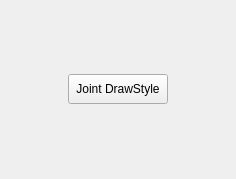
<?xml version="1.0" encoding="UTF-8"?>
<ui version="4.0">
 <class>Form</class>
 <widget class="QWidget" name="Form">
  <property name="geometry">
   <rect>
    <x>0</x>
    <y>0</y>
    <width>236</width>
    <height>179</height>
   </rect>
  </property>
  <property name="windowTitle">
   <string>Form</string>
  </property>
  <layout class="QVBoxLayout" name="verticalLayout">
   <item>
    <layout class="QHBoxLayout" name="horizontalLayout">
     <item>
      <widget class="QPushButton" name="ChangeJointdrawStyle">
       <property name="maximumSize">
        <size>
         <width>100</width>
         <height>30</height>
        </size>
       </property>
       <property name="text">
        <string>Joint DrawStyle</string>
       </property>
      </widget>
     </item>
    </layout>
   </item>
  </layout>
 </widget>
 <resources/>
 <connections/>
</ui>
